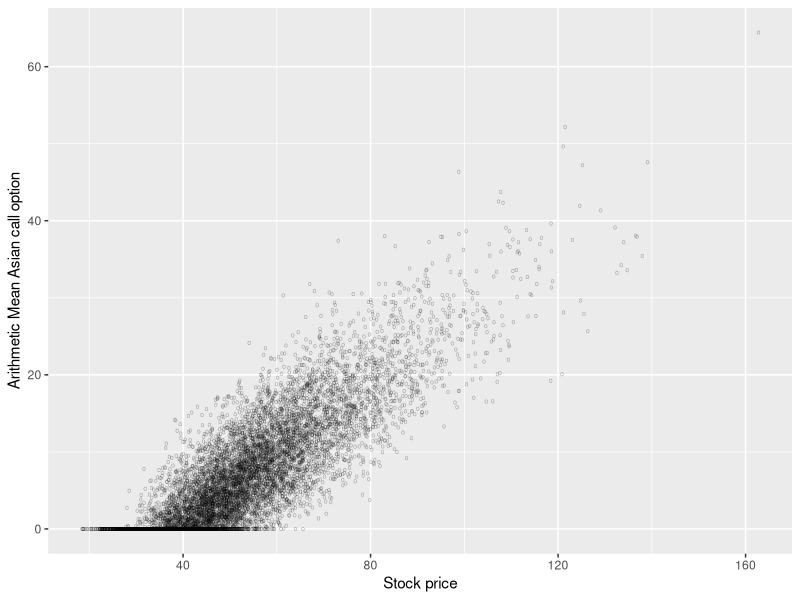
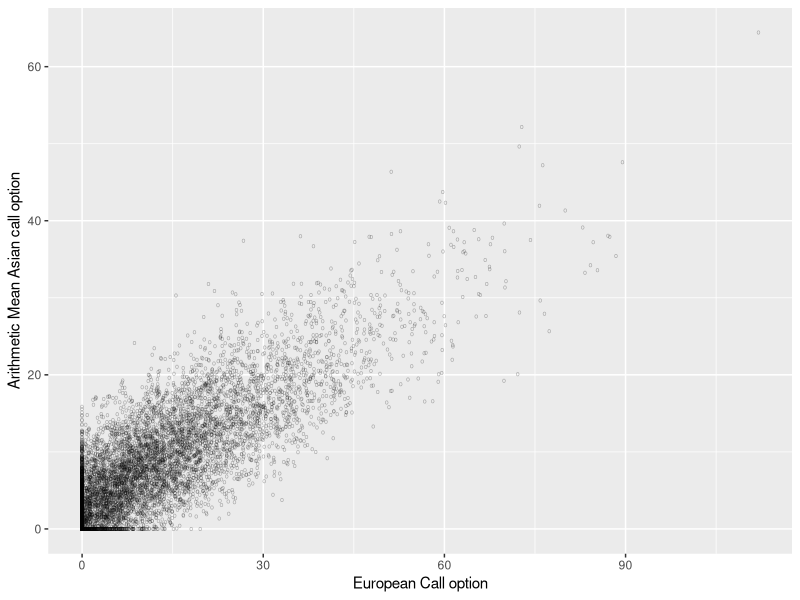
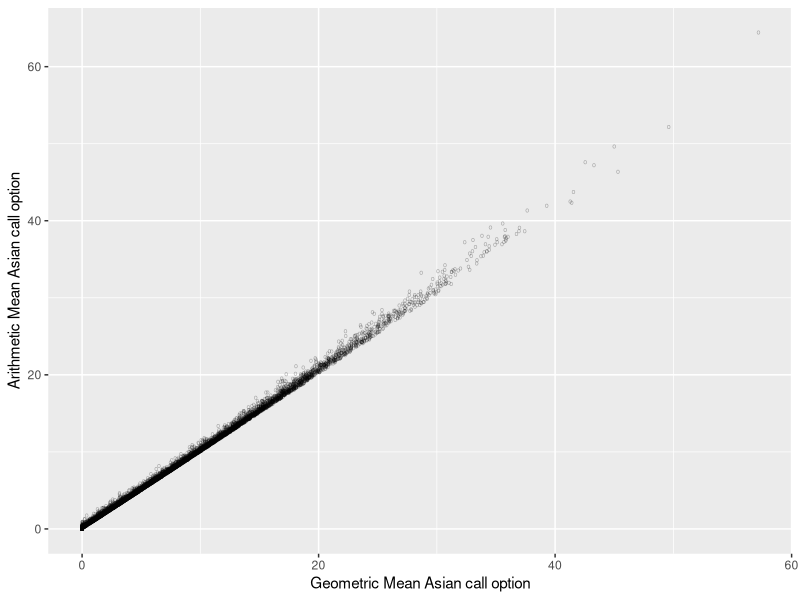

Reproduce these figures in R, in order.
dev.off()             
rm(list = ls())       
cat("\014")           
options(scipen = 999) 
library(stats4)       
library(ggplot2)      

# ============================================= #
# ===== Asian options ========================= #
# ============================================= #

# ----- Functions ----------------------------- #
# Kemma and Vorst
c_g_bar_fct <- function(s, k, r, v, mat){
  d_star <- 0.5 * (r - v ** 2 / 6) * mat
  d1     <- (log(s / k) + 0.5 * (r + v ** 2 / 6) * mat) / (v * sqrt(mat / 3))
  d2     <- d1 - v * sqrt(mat / 3)
  exp(-r*mat) * (exp(d_star) * s * pnorm(d1) - k * pnorm(d2))
}

# CV beta
beta_fct <- function(c_1, c_1_bar, c_2, c_2_bar){
  sum((c_1 - c_1_bar) * (c_2 - c_2_bar)) /
    sum((c_2 - c_2_bar) ** 2)
}
# --------------------------------------------- #

# Arithmetic mean

# We want to first simulate the log of the stock
set.seed(12345)
n <- 10000
s <- 50
k <- 45
r <- 0.05
v <- 0.3

mat <- 1        # e.g. four months
ts  <- 250       # time steps, e.g. 22 per month
dt  <- mat / ts

z <- rnorm(ts * n, 0, 1)
z <- matrix(z, nrow = n, ncol = ts)
S <- matrix(s, nrow = n, ncol = ts)

drift <- (r - 0.5 * v ** 2) * dt
vol   <- v * sqrt(dt)

for (t in 2:ts){
  S[, t] <- S[, t-1] * exp(drift + vol * z[, t])
}

arith_mean <- rowMeans(S)
geom_mean  <- exp(rowMeans(log(S)))

c_a <- exp(-r * mat) * pmax(arith_mean - k, 0)
c_g <- exp(-r * mat) * pmax(geom_mean  - k, 0)
c_e <- exp(-r * mat) * pmax(S[,ts] - k, 0)

c_a_bar <- mean(c_a)
c_g_bar <- c_g_bar_fct(s, k, r, v, mat)
c_e_bar <- mean(c_e)

# Analytical solutions
s1  <- 2 * ts + 1
s2  <- 6 * (ts + 1)
sig <- v * sqrt(s1 / s2)
rho <- 0.5 * (r - 0.5 * v**2)
d1  <- (log(s / k) + (rho + sig ** 2) * mat) / ( sig*sqrt(mat))
d2  <- d1 - sig * sqrt(mat)

analytical1 <- exp(-r * mat) * (s * exp((rho + 0.5 * sig**2) * mat) * pnorm(d1) - k * pnorm(d2))

h   <- mat / ts
mu  <- log(s) + (r - 0.5 * v ** 2) * (mat + h) / 2
sig <- v * sqrt(h) * sqrt((2*ts + 1) * (ts + 1) / (6 * ts))
d1  <- (mu - log(k) + sig ** 2) / sig
d2  <- d1 - sig

analytical2 <- exp(-r * mat) * (exp(mu + 0.5 * sig ** 2) * pnorm(d1) - k * pnorm(d2))

# ============================================= #
# ===== Illustrating correlations ============= #
# ============================================= #

# Here we try to immitate Glasserman

ggplot(NULL) +
  geom_point(aes(x = S[,ts], y = c_a),
             alpha = 0.3, fill = NA, shape = 'o') +
  labs(x = 'Stock price', y = 'Arithmetic Mean Asian call option')

ggplot(NULL) +
  geom_point(aes(x = c_e, y = c_a),
             alpha = 0.3, fill = NA, shape = 'o') +
  labs(x = 'European Call option', y = 'Arithmetic Mean Asian call option')

ggplot(NULL) +
  geom_point(aes(x = c_g, y = c_a),
             alpha = 0.3, fill = NA, shape = 'o') +
  labs(x = 'Geometric Mean Asian call option', y = 'Arithmetic Mean Asian call option')

# ============================================= #
# ===== Using geom as control variate for ===== #
# ===== arithmetic asian call option      ===== #
# ============================================= #
# 
# beta <- beta_fct(c_a, c_a_bar, c_g, c_g_bar)
# 
# price <- mean(c_a - beta * (c_g - c_g_bar))
# se    <- sd(c_a - beta * (c_g - c_g_bar)) / sqrt(n)
# 
# c(analytical  = analytical1,
#   analytical  = analytical2,
#   geometric   = mean(c_g),
#   k_and_v     = c_g_bar,
#   geom_se     = sd(c_g) / sqrt(n),
#   arithmetic  = c_a_bar,
#   arith_se    = sd(c_a) / sqrt(n),
#   arith_cv    = price,
#   arith_cv_se = se)